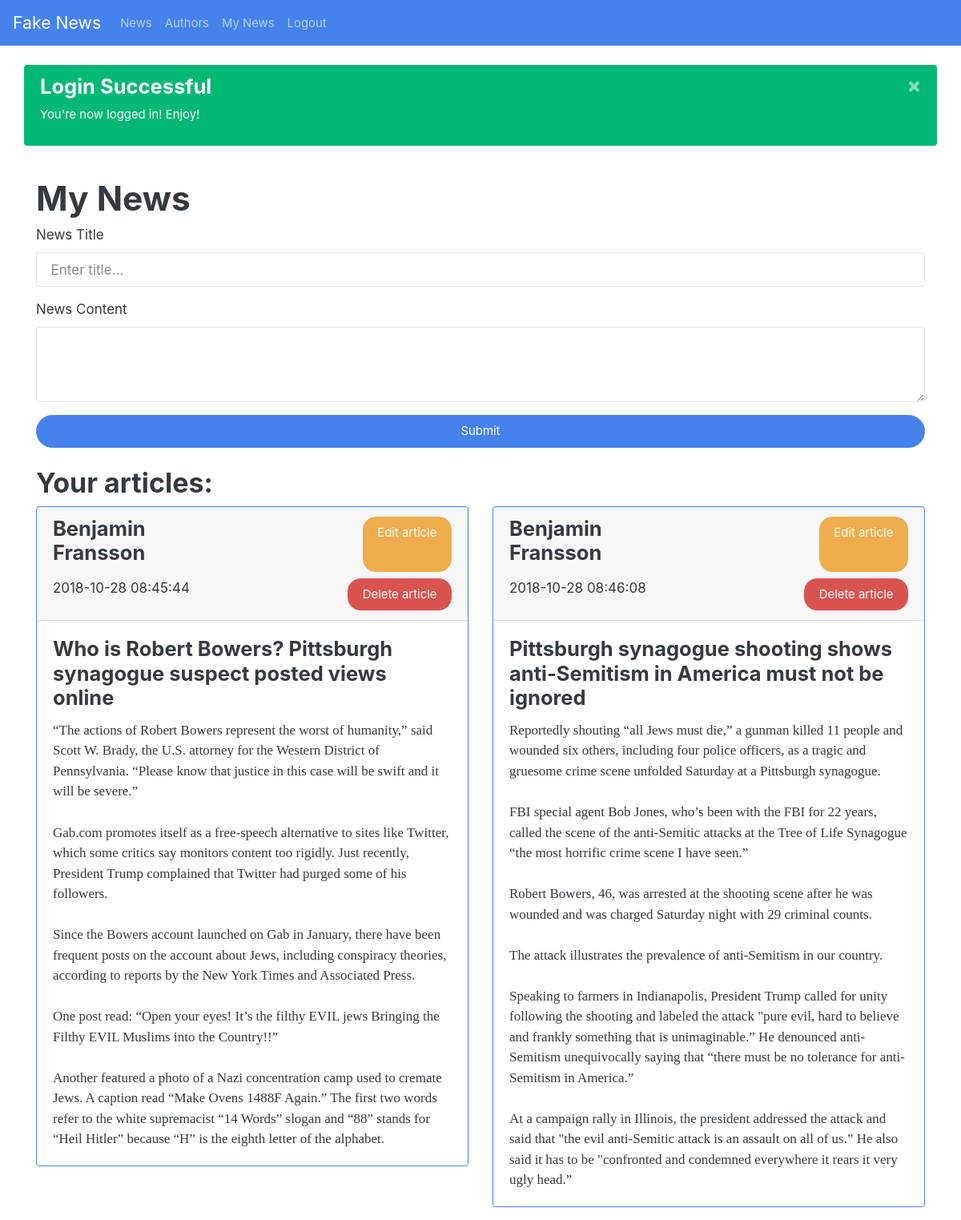
/my_news.php (signed in), run on the app's committed database.
### tables this page shows
CREATE TABLE news (
                id INTEGER PRIMARY KEY AUTOINCREMENT,
                title TEXT NOT NULL,
                content TEXT NOT NULL,
                author INTEGER,
                likes INTEGER NOT NULL,
                date TIMESTAMP NOT NULL DEFAULT CURRENT_TIMESTAMP,
                FOREIGN KEY (id) REFERENCES authors(id)
                );

### my_news.php (called while the page is built, shortened)
<?php
require_once $_SERVER['DOCUMENT_ROOT'].'/database/db.php';
$title = 'My News';
$db = new connectToDatabase;
$query = 'SELECT * FROM news WHERE author=:id;';
$params = [
    ':id' => $_SESSION['user']['id']
];
$articles = $db->getData($query, $params);
require_once $_SERVER['DOCUMENT_ROOT'].'/components/head.php';
require_once $_SERVER['DOCUMENT_ROOT'].'/components/nav.php';
require_once $_SERVER['DOCUMENT_ROOT'].'/components/messages.php';
require_once $_SERVER['DOCUMENT_ROOT'].'/content/my_news.php';
require_once $_SERVER['DOCUMENT_ROOT'].'/components/footer.php';

### database/db.php (called while the page is built, shortened)
<?php
class ConnectToDatabase
{
    private $pdo;
    public function __construct()
    {
        $this->fileName = $_SERVER['DOCUMENT_ROOT'].'/database/fake-news.db';
        $dsn = "sqlite:$this->fileName";
        $this->pdo = new PDO($dsn);
        $this->pdo->setAttribute(PDO::ATTR_ERRMODE,
                            PDO::ERRMODE_EXCEPTION);
        $this->pdo->exec('CREATE TABLE IF NOT EXISTS authors (
                id INTEGER PRIMARY KEY AUTOINCREMENT,
                name TEXT NOT NULL,
                email TEXT NOT NULL,
                password TEXT NOT NULL,
                date TIMESTAMP NOT NULL DEFAULT CURRENT_TIMESTAMP
                );');
        $this->pdo->exec('CREATE TABLE IF NOT EXISTS news (
                id INTEGER PRIMARY KEY AUTOINCREMENT,
                title TEXT NOT NULL,
                content TEXT NOT NULL,
                author INTEGER,
                likes INTEGER NOT NULL,
                date TIMESTAMP NOT NULL DEFAULT CURRENT_TIMESTAMP,
                FOREIGN KEY (id) REFERENCES authors(id)
                );');
    }
    public function getData(string $query, ?array $params = []): array
    {
        $sth = $this->pdo->prepare($query);
        $sth->execute($params);
        return $sth->fetchAll(PDO::FETCH_ASSOC);
    }
}

### content/my_news.php (the view, shortened to what this page needs)
<main>
    <div class="container mt-4">
        <div class="row">
            <div class="col">
                <h1>
                    <?=$title?>
                </h1>
            </div>
        </div>
        <div class="row">
            <div class="col">
                <?php if(isset($article_to_edit)): ?>
                    <form action="/processing/news/edit.php" method="post">
                        <fieldset>
                            <div class="form-group">
                                <label for="title">News Title</label>
                                <input type="text" class="form-control" name="title" id="title" placeholder="Enter title..." value="<?= $article_to_edit['title']; ?>" required>
                            </div>
                            <div class="form-group">
                                <label for="content">News Content</label>
                                <textarea class="form-control" name="content" id="content" rows="10" required><?= $article_to_edit['content']; ?></textarea>
                            </div>
                            <input type="hidden" name="id" value="<?= $article_to_edit['id'];?>">
                            <button type="submit" class="btn btn-lg btn-primary btn-block">Submit</button>
                        </fieldset>
                    </form>
                <?php else: ?>
                    <form action="/processing/news/create.php" method="post">
                        <fieldset>
                            <div class="form-group">
                                <label for="title">News Title</label>
                                <input type="text" class="form-control" name="title" id="title" placeholder="Enter title..." required>
                            </div>
                            <div class="form-group">
                                <label for="content">News Content</label>
                                <textarea class="form-control" name="content" id="content" rows="3" required></textarea>
                            </div>
                            <button type="submit" class="btn btn-lg btn-primary btn-block">Submit</button>
                        </fieldset>
                    </form>
                <?php endif; ?>
            </div>
        </div>
        <?php if (!$articles): ?>
        <div class="row mt-4">
            <div class="col">
                <h2>You have not created any news yet! Get started!</h2>
            </div>
        </div>
        <?php else: ?>
        <div class="row mt-4">
            <div class="col">
                <h2>Your articles:</h2>
            </div>
        </div>
        <div class="row">
            <?php foreach ($articles as $article): ?>
                <div class="col-12 col-lg-6">
                    <div class="card border-primary mb-3">
                        <div class="card-header">
                            <div class="row">
                                <div class="col"><h4><?= $_SESSION['user']['name']; ?></h4></div>
                                <div class="col d-flex justify-content-end"><a class="btn btn-warning" href="/my_news.php?edit=<?= $article['id']; ?>">Edit article</a></div>
                            </div>
                            <div class="row mt-2">
                                <div class="col"><?= $article['date']; ?></div>
                                <div class="col d-flex justify-content-end"><a class="btn btn-danger" href="/processing/news/delete.php?id=<?= $article['id']; ?>">Delete article</a></div>
                            </div>
                        </div>
                        <div class="card-body">
                            <h4 class="card-title">
                                <?= $article['title']; ?>
                            </h4>
                            <p class="card-text">
                                <?= $article['content']; ?>
                            </p>
                        </div>
                    </div>
                </div>
            <?php endforeach;?>
        </div>
        <?php endif;?>
    </div>
</main>

### data on the page
news: date "2018-10-28 08:45:44", title "Who is Robert Bowers? Pittsburgh synagogue suspect posted views online", content "“The actions of Robert Bowers represent the worst of humanity,” said Scott W. Brady, the U.S. attorney for the Western District of Pennsylvania. “Please know that justice in this case will be swift and it will be severe.” Gab.com promotes itself as a free-speech alternative to sites like Twitter, which some critics say monitors content too rigidly. Just recently, President Trump complained that Twitter had purged some of his followers. Since the Bowers account launched on Gab in January, there have been frequent posts on the account about Jews, including conspiracy theories, according to reports by the New York Times and Associated Press. One post read: “Open your eyes! It’s the filthy EVIL…"
news: date "2018-10-28 08:46:08", title "Pittsburgh synagogue shooting shows anti-Semitism in America must not be ignored", content "Reportedly shouting “all Jews must die,” a gunman killed 11 people and wounded six others, including four police officers, as a tragic and gruesome crime scene unfolded Saturday at a Pittsburgh synagogue. FBI special agent Bob Jones, who’s been with the FBI for 22 years, called the scene of the anti-Semitic attacks at the Tree of Life Synagogue “the most horrific crime scene I have seen.” Robert Bowers, 46, was arrested at the shooting scene after he was wounded and was charged Saturday night with 29 criminal counts. The attack illustrates the prevalence of anti-Semitism in our country. Speaking to farmers in Indianapolis, President Trump called for unity following the shooting and labeled…"

### other printed values
$mess['title'] "Login Successful"
$mess['content'] "You're now logged in! Enjoy!"
$title "My News"
